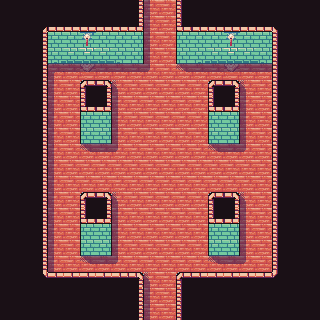

Tiled map render using the project's own tile images. Description and the whole map definition, tile-layer contents included, below:
An orthogonal 20x20 tile map with 16x16 px tiles, 3 tile layers (prototype, base, shadows) and 2 objects (north_exit, south_exit).

<map version="1.10" tiledversion="1.10.2" orientation="orthogonal" renderorder="right-down" width="20" height="20" tilewidth="16" tileheight="16" infinite="0" nextlayerid="12" nextobjectid="3">
 <tileset firstgid="1" source="../TangerineTavernPNG_PetricakeGames.tsx" />
 <layer id="1" name="prototype" width="20" height="20">
  <data encoding="csv">
109,109,109,109,109,109,109,109,112,114,114,112,109,109,109,109,109,109,109,109,
109,109,109,109,109,109,109,109,112,114,114,112,109,109,109,109,109,109,109,109,
109,109,112,112,112,115,112,112,112,114,114,112,112,112,115,112,112,112,109,109,
109,109,112,112,112,112,112,112,112,114,114,112,112,112,112,112,112,112,109,109,
109,109,112,114,114,114,114,114,114,114,114,114,114,114,114,114,114,112,109,109,
109,109,112,114,114,112,112,114,114,114,114,114,114,112,112,114,114,112,109,109,
109,109,112,114,114,112,112,114,114,114,114,114,114,112,112,114,114,112,109,109,
109,109,112,114,114,112,112,114,114,114,114,114,114,112,112,114,114,112,109,109,
109,109,112,114,114,112,112,114,114,114,114,114,114,112,112,114,114,112,109,109,
109,109,112,114,114,114,114,114,114,114,114,114,114,114,114,114,114,112,109,109,
109,109,112,114,114,114,114,114,114,114,114,114,114,114,114,114,114,112,109,109,
109,109,112,114,114,114,114,114,114,114,114,114,114,114,114,114,114,112,109,109,
109,109,112,114,114,112,112,114,114,114,114,114,114,112,112,114,114,112,109,109,
109,109,112,114,114,112,112,114,114,114,114,114,114,112,112,114,114,112,109,109,
109,109,112,114,114,112,112,114,114,114,114,114,114,112,112,114,114,112,109,109,
109,109,112,114,114,112,112,114,114,114,114,114,114,112,112,114,114,112,109,109,
109,109,112,114,114,114,114,114,114,114,114,114,114,114,114,114,114,112,109,109,
109,109,112,112,112,112,112,112,112,114,114,112,112,112,112,112,112,112,109,109,
109,109,109,109,109,109,109,109,112,114,114,112,109,109,109,109,109,109,109,109,
109,109,109,109,109,109,109,109,112,114,114,112,109,109,109,109,109,109,109,109
</data>
 </layer>
 <layer id="10" name="base" width="20" height="20">
  <data encoding="csv">
33,33,33,33,33,33,33,33,19,23,23,22,33,33,33,33,33,33,33,33,
33,33,1,5,5,5,5,5,42,23,23,44,5,5,5,5,5,4,33,33,
33,33,19,26,26,117,26,26,125,23,23,124,26,26,117,26,26,22,33,33,
33,33,19,118,27,8,27,116,111,23,23,110,118,27,8,27,116,22,33,33,
33,33,19,23,23,25,23,23,23,23,23,23,23,23,25,23,23,22,33,33,
33,33,19,23,23,45,63,23,23,23,23,23,23,45,63,23,23,22,33,33,
33,33,19,23,23,44,42,23,23,23,23,23,23,44,42,23,23,22,33,33,
33,33,19,23,23,124,125,23,23,23,23,23,23,124,125,23,23,22,33,33,
33,33,19,23,23,110,111,23,23,23,23,23,23,110,111,23,23,22,33,33,
33,33,19,23,23,23,23,23,23,23,23,23,23,23,23,23,23,22,33,33,
33,33,19,23,23,23,23,23,23,23,23,23,23,23,23,23,23,22,33,33,
33,33,19,23,23,23,23,23,23,23,23,23,23,23,23,23,23,22,33,33,
33,33,19,23,23,45,63,23,23,23,23,23,23,45,63,23,23,22,33,33,
33,33,19,23,23,44,42,23,23,23,23,23,23,44,42,23,23,22,33,33,
33,33,19,23,23,124,125,23,23,23,23,23,23,124,125,23,23,22,33,33,
33,33,19,23,23,110,111,23,23,23,23,23,23,110,111,23,23,22,33,33,
33,33,19,23,23,23,23,23,23,23,23,23,23,23,23,23,23,22,33,33,
33,33,55,6,6,6,6,6,63,23,23,45,6,6,6,6,6,58,33,33,
33,33,33,33,33,33,33,33,19,23,23,22,33,33,33,33,33,33,33,33,
33,33,33,33,33,33,33,33,19,23,23,22,33,33,33,33,33,33,33,33
</data>
 </layer>
 <layer id="9" name="shadows" width="20" height="20">
  <data encoding="csv">
0,0,0,0,0,0,0,0,0,61,0,0,0,0,0,0,0,0,0,0,
0,0,0,0,0,0,0,0,0,61,0,0,0,0,0,0,0,0,0,0,
0,0,0,0,0,0,0,0,0,61,0,0,0,0,0,0,0,0,0,0,
0,0,0,0,0,0,0,0,0,61,0,0,0,0,0,0,0,0,0,0,
0,0,0,43,78,78,78,78,78,79,0,77,78,78,78,78,78,0,0,0,
0,0,0,61,0,0,0,76,0,0,0,0,0,0,0,76,0,0,0,0,
0,0,0,61,0,0,0,61,0,0,0,0,0,0,0,61,0,0,0,0,
0,0,0,61,0,0,0,61,0,0,0,0,0,0,0,61,0,0,0,0,
0,0,0,61,0,0,0,61,0,0,0,0,0,0,0,61,0,0,0,0,
0,0,0,61,0,77,78,79,0,0,0,0,0,77,78,79,0,0,0,0,
0,0,0,61,0,0,0,0,0,0,0,0,0,0,0,0,0,0,0,0,
0,0,0,61,0,0,0,0,0,0,0,0,0,0,0,0,0,0,0,0,
0,0,0,61,0,0,0,76,0,0,0,0,0,0,0,76,0,0,0,0,
0,0,0,61,0,0,0,61,0,0,0,0,0,0,0,61,0,0,0,0,
0,0,0,61,0,0,0,61,0,0,0,0,0,0,0,61,0,0,0,0,
0,0,0,61,0,0,0,61,0,0,0,0,0,0,0,61,0,0,0,0,
0,0,0,61,0,77,78,79,0,0,0,0,0,77,78,79,0,0,0,0,
0,0,0,0,0,0,0,0,0,76,0,0,0,0,0,0,0,0,0,0,
0,0,0,0,0,0,0,0,0,61,0,0,0,0,0,0,0,0,0,0,
0,0,0,0,0,0,0,0,0,61,0,0,0,0,0,0,0,0,0,0
</data>
 </layer>
 <objectgroup id="11" name="objects_01">
  <object id="1" name="north_exit" x="159.75" y="4">
   <point />
  </object>
  <object id="2" name="south_exit" x="160.333" y="318.667">
   <point />
  </object>
 </objectgroup>
</map>
